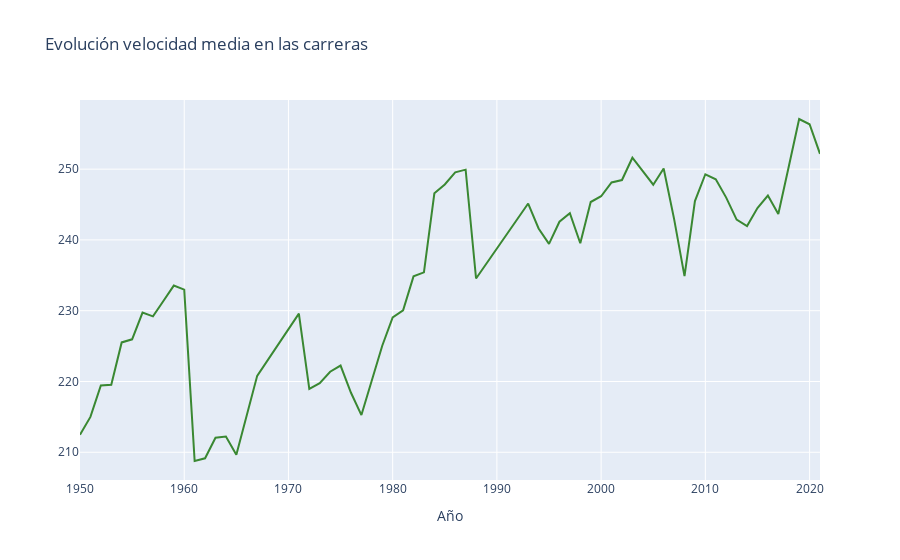

Notebook code for this chart:
### Code cell
trace1 = go.Scatter(
                    x = prueba_2.index,
                    y = prueba_2.Velocidad_Media,
                    mode = "lines",
                    marker = dict(color = 'rgba(16, 112, 2, 0.8)'))



data = [trace1]
layout = dict(title = 'Evolución velocidad media en las carreras',
              xaxis= dict(title= 'Año',ticklen= 20,zeroline= False)
             )

fig = dict(data = data, layout = layout)
iplot(fig)

### Figure 1 — Plotly figure (JSON) as saved in the notebook; plotly's stock layout.template omitted (floating-point values rounded to 4 significant figures)
{"data": [{"marker": {"color": "rgba(16, 112, 2, 0.8)"}, "mode": "lines", "type": "scatter", "x": [1950, 1951, 1952, 1953, 1954, 1955, 1956, 1957, 1958, 1959, 1960, 1961, 1962, 1963, 1964, 1965, 1967, 1971, 1972, 1973, 1974, 1975, 1976, 1977, 1979, 1980, 1981, 1982, 1983, 1984, 1985, 1986, 1987, 1988, 1993, 1994, 1995, 1996, 1997, 1998, 1999, 2000, 2001, 2002, 2003, 2005, 2006, 2007, 2008, 2009, 2010, 2011, 2012, 2013, 2014, 2015, 2016, 2017, 2018, 2019, 2020, 2021], "y": [212.5, 215.0, 219.4, 219.5, 225.5, 226.0, 229.7, 229.2, 231.4, 233.6, 233.0, 208.8, 209.1, 212.1, 212.2, 209.6, 220.8, 229.6, 219.0, 219.8, 221.4, 222.3, 218.4, 215.3, 225.1, 229.1, 230.1, 234.9, 235.4, 246.6, 247.8, 249.6, 249.9, 234.5, 245.1, 241.6, 239.4, 242.6, 243.8, 239.5, 245.4, 246.2, 248.1, 248.5, 251.6, 247.8, 250.1, 243.0, 234.9, 245.5, 249.3, 248.6, 246.0, 242.9, 242.0, 244.5, 246.3, 243.7, 250.3, 257.1, 256.3, 252.2]}], "layout": {"title": {"text": "Evolución velocidad media en las carreras"}, "xaxis": {"ticklen": 20, "title": {"text": "Año"}, "zeroline": false}}}
